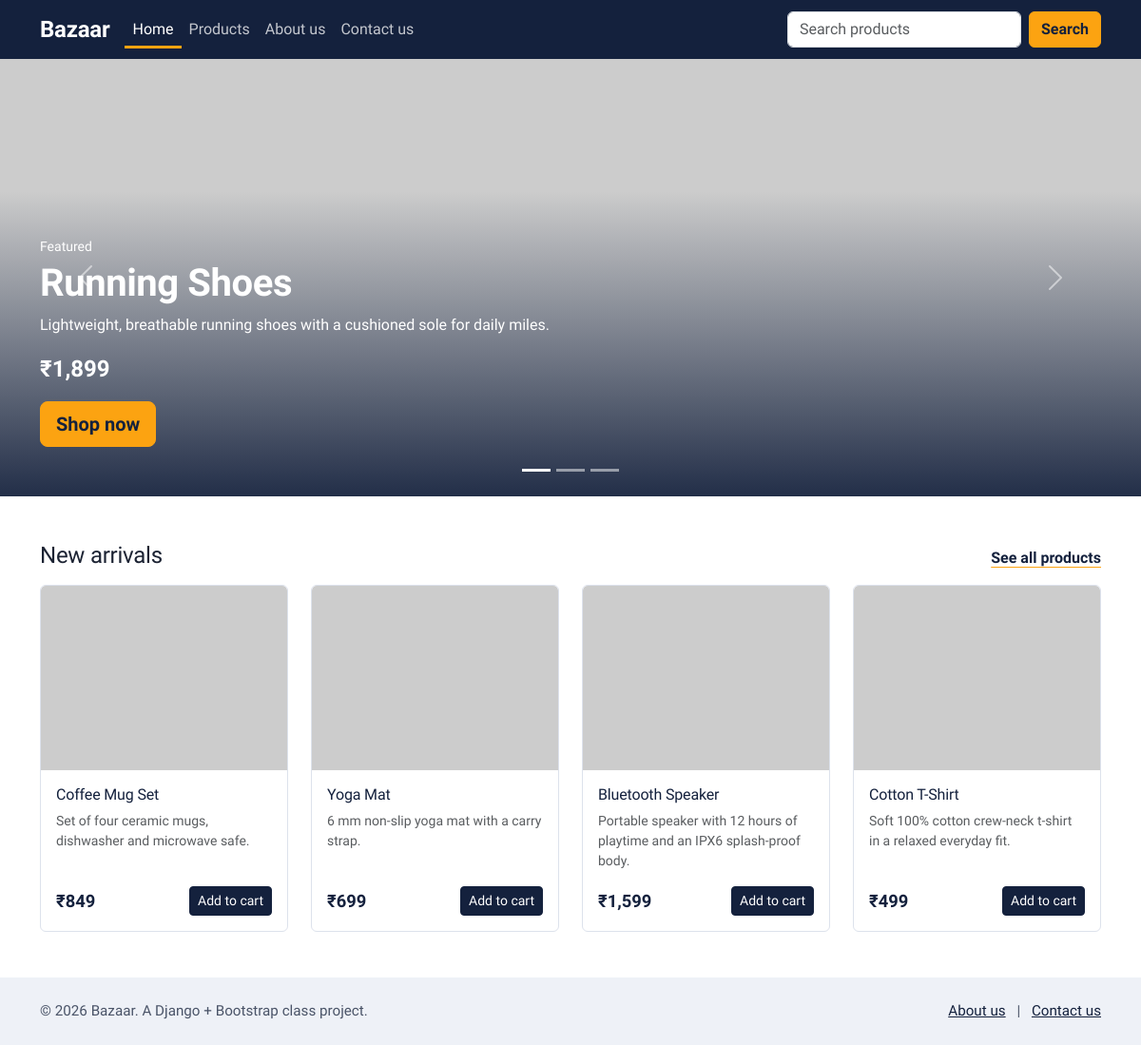
The page / on the database its author committed.
### store/models.py (models this page shows, shortened)
class Product(models.Model):
    title = models.CharField(max_length=200)
    description = models.TextField()
    price = models.DecimalField(max_digits=10, decimal_places=2)
    image_url = models.URLField(max_length=500)
    is_featured = models.BooleanField(
        default=False, help_text="Show this product in the home page carousel."
    )
    created_at = models.DateTimeField(auto_now_add=True)
    class Meta:
        db_table = "Product"
        ordering = ["-created_at", "-id"]

### store/views.py (the view)
# urls.py: path("", views.HomeView.as_view(), name="home"),
class HomeView(TemplateView):
    template_name = "store/home.html"
    def get_context_data(self, **kwargs):
        context = super().get_context_data(**kwargs)
        context["featured_products"] = Product.objects.filter(is_featured=True)[:5]
        context["latest_products"] = Product.objects.all()[:4]
        return context

### store/templates/store/home.html (shortened to what this page needs)
{% extends "store/base.html" %}
{% block content %}
{% if featured_products %}
<div id="featuredCarousel" class="carousel slide hero-carousel" data-bs-ride="carousel">
  <div class="carousel-indicators">
    {% for product in featured_products %}
      <button type="button" data-bs-target="#featuredCarousel" data-bs-slide-to="{{ forloop.counter0 }}"
              {% if forloop.first %}class="active" aria-current="true"{% endif %}
              aria-label="Slide {{ forloop.counter }}"></button>
    {% endfor %}
  </div>
  <div class="carousel-inner">
    {% for product in featured_products %}
    <div class="carousel-item {% if forloop.first %}active{% endif %}" data-bs-interval="5000">
      <img src="{{ product.image_url }}" class="d-block w-100" alt="{{ product.title }}">
      <div class="carousel-caption-panel">
        <div class="container">
          <p class="mb-1 small">Featured</p>
          <h1 class="display-6">{{ product.title }}</h1>
          <p class="d-none d-md-block mb-3">{{ product.description|truncatechars:110 }}</p>
          <p class="fs-4 fw-bold mb-3">&#8377;{{ product.price|floatformat:"0g" }}</p>
          <a href="{% url 'product_list' %}" class="btn btn-sun btn-lg">Shop now</a>
        </div>
      </div>
    </div>
    {% endfor %}
  </div>
  <button class="carousel-control-prev" type="button" data-bs-target="#featuredCarousel" data-bs-slide="prev">
    <span class="carousel-control-prev-icon" aria-hidden="true"></span>
  </button>
  <button class="carousel-control-next" type="button" data-bs-target="#featuredCarousel" data-bs-slide="next">
    <span class="carousel-control-next-icon" aria-hidden="true"></span>
  </button>
</div>
{% else %}
<section class="container py-5 text-center">
  <h1 class="display-6">The shelves are empty</h1>
  <p class="text-muted">Add products in the admin panel, or run <code>python manage.py seed_products</code>.</p>
</section>
{% endif %}
{% if latest_products %}
<section class="container mt-5">
  <div class="d-flex justify-content-between align-items-end mb-3">
    <h2 class="h4 mb-0">New arrivals</h2>
    <a href="{% url 'product_list' %}" class="link-ink">See all products</a>
  </div>
  <div class="row row-cols-1 row-cols-sm-2 row-cols-lg-4 g-4">
    {% for product in latest_products %}
      <div class="col">{% include "store/_product_card.html" %}</div>
    {% endfor %}
  </div>
</section>
{% endif %}
{% endblock %}

### store/templates/store/base.html (shortened to what this page needs)
{% load static %}
<!DOCTYPE html>
<html lang="en">
<head>
  <link href="https://cdn.jsdelivr.net/npm/bootstrap@5.3.3/dist/css/bootstrap.min.css" rel="stylesheet">
  <link rel="stylesheet" href="{% static 'store/css/style.css' %}">
</head>
<body class="d-flex flex-column min-vh-100">
  <nav class="navbar navbar-expand-lg site-nav sticky-top">
    <div class="container">
      <a class="navbar-brand" href="{% url 'home' %}">Bazaar</a>
      <div class="collapse navbar-collapse" id="mainNav">
        <ul class="navbar-nav me-auto mb-2 mb-lg-0">
          <li class="nav-item"><a class="nav-link {% if request.resolver_match.url_name == 'home' %}active{% endif %}" href="{% url 'home' %}">Home</a></li>
          <li class="nav-item"><a class="nav-link {% if request.resolver_match.url_name == 'product_list' %}active{% endif %}" href="{% url 'product_list' %}">Products</a></li>
          <li class="nav-item"><a class="nav-link {% if request.resolver_match.url_name == 'about' %}active{% endif %}" href="{% url 'about' %}">About us</a></li>
          <li class="nav-item"><a class="nav-link {% if request.resolver_match.url_name == 'contact' %}active{% endif %}" href="{% url 'contact' %}">Contact us</a></li>
        </ul>
        <form class="d-flex nav-search" role="search" action="{% url 'product_list' %}" method="get">
          <input class="form-control" type="search" name="q" placeholder="Search products" aria-label="Search products" value="{{ query|default:'' }}">
          <button class="btn btn-sun ms-2" type="submit">Search</button>
        </form>
      </div>
    </div>
  </nav>
  <main class="flex-grow-1">
    {% block content %}{% endblock %}
  </main>
  <footer class="site-footer mt-5">
    <div class="container py-4 d-flex flex-column flex-md-row justify-content-between gap-2">
      <span>&copy; {% now "Y" %} Bazaar. A Django + Bootstrap class project.</span>
      <span>
        <a href="{% url 'about' %}">About us</a>
        <span class="mx-2">|</span>
        <a href="{% url 'contact' %}">Contact us</a>
      </span>
    </div>
  </footer>
</body>
</html>

### store/templates/store/_product_card.html
<div class="card product-card h-100">
  <img src="{{ product.image_url }}" class="card-img-top" alt="{{ product.title }}" loading="lazy">
  <div class="card-body d-flex flex-column">
    <h2 class="h6 card-title">{{ product.title }}</h2>
    <p class="card-text text-muted small">{{ product.description|truncatechars:80 }}</p>
    <div class="mt-auto d-flex justify-content-between align-items-center">
      <span class="price">&#8377;{{ product.price|floatformat:"0g" }}</span>
      <button type="button" class="btn btn-sm btn-ink">Add to cart</button>
    </div>
  </div>
</div>

### store/static/store/css/style.css (style rules this page uses)
:root { --ink: #14213d; --sun: #fca311; --sun-dark: #e18f00; --mist: #eef1f7; --line: #dde2ec; --bs-body-font-family: "Source Sans 3", system-ui, sans-serif; --bs-body-color: #1c2333; --bs-body-bg: #ffffff; }
h1, h2, h3, h4, h5, h6, .navbar-brand, .display-6 { font-family: "Bricolage Grotesque", system-ui, sans-serif; font-weight: 700; color: var(--ink); letter-spacing: -0.01em; }
a { color: var(--ink); }
.link-ink { color: var(--ink); font-weight: 600; text-decoration-color: var(--sun); text-underline-offset: 4px; }
.site-nav { background: var(--ink); }
.site-nav .navbar-brand { color: #fff; font-size: 1.5rem; font-weight: 800; }
.site-nav .nav-link { color: rgba(255, 255, 255, 0.75); }
.site-nav .nav-link:hover, .site-nav .nav-link.active { color: #fff; box-shadow: inset 0 -3px 0 var(--sun); }
.nav-search .form-control { min-width: 220px; }
.btn-sun { background: var(--sun); border-color: var(--sun); color: var(--ink); font-weight: 600; }
.btn-ink { background: var(--ink); border-color: var(--ink); color: #fff; }
.hero-carousel .carousel-item img { height: 460px; object-fit: cover; }
.carousel-caption-panel { position: absolute; inset: auto 0 0 0; padding: 3rem 0 3.25rem; color: #fff; background: linear-gradient(to top, rgba(20, 33, 61, 0.92), rgba(20, 33, 61, 0)); }
.carousel-caption-panel h1 { color: #fff; }
.carousel-caption-panel .container { max-width: 1140px; }
.product-card { border: 1px solid var(--line); border-radius: 6px; overflow: hidden; }
.product-card .card-img-top { aspect-ratio: 4 / 3; object-fit: cover; background: var(--mist); }
.product-card .card-title { color: var(--ink); }
.price { font-family: "Bricolage Grotesque", system-ui, sans-serif; font-weight: 700; font-size: 1.15rem; color: var(--ink); }
.site-footer { background: var(--mist); color: #4a5468; font-size: 0.95rem; }
.site-footer a { color: var(--ink); }

### rows shown on the page
Product: title "Running Shoes", description "Lightweight, breathable running shoes with a cushioned sole for daily miles.", price "1,899"
Product: title "Coffee Mug Set", description "Set of four ceramic mugs, dishwasher and microwave safe.", price "849"
Product: title "Yoga Mat", description "6 mm non-slip yoga mat with a carry strap.", price "699"
Product: title "Bluetooth Speaker", description "Portable speaker with 12 hours of playtime and an IPX6 splash-proof body.", price "1,599"
Product: title "Cotton T-Shirt", description "Soft 100% cotton crew-neck t-shirt in a relaxed everyday fit.", price "499"
